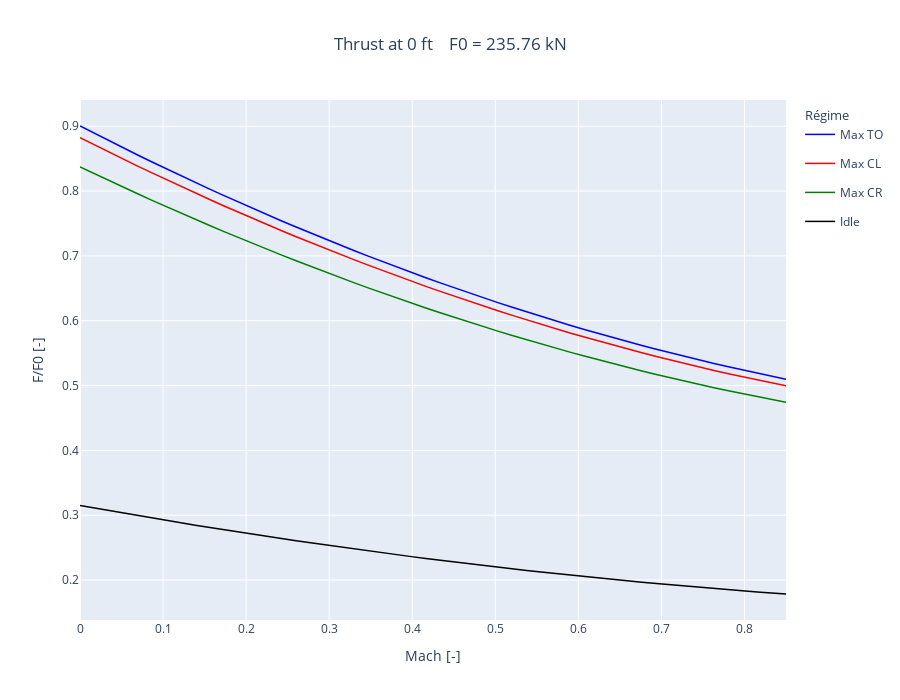

Write notebook code for a chart like this one.
### Code cell
oad.thrust_diagram_drawing_plot(OUTPUT_FILE_POST_PROCESSING)[1].show()
